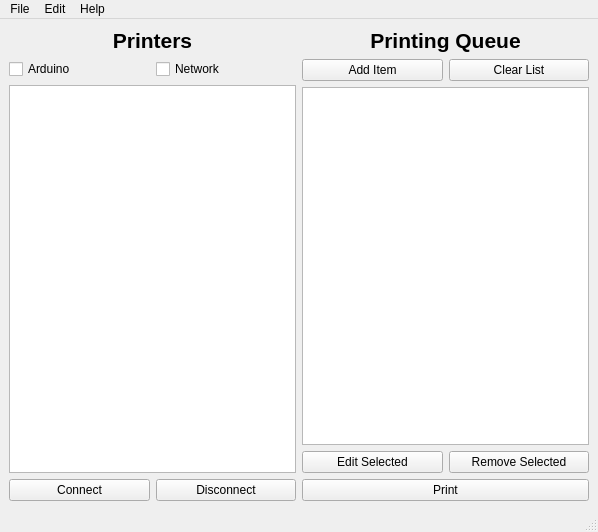
<?xml version="1.0" encoding="UTF-8"?>
<ui version="4.0">
 <class>MainWindow</class>
 <widget class="QMainWindow" name="MainWindow">
  <property name="geometry">
   <rect>
    <x>0</x>
    <y>0</y>
    <width>598</width>
    <height>532</height>
   </rect>
  </property>
  <property name="windowTitle">
   <string>MainWindow</string>
  </property>
  <widget class="QWidget" name="centralwidget">
   <layout class="QHBoxLayout" name="horizontalLayout_2">
    <item>
     <layout class="QHBoxLayout" name="BackLayout">
      <item>
       <layout class="QVBoxLayout" name="vertPrinterLayout">
        <item>
         <widget class="QLabel" name="lbl_Printers">
          <property name="font">
           <font>
            <family>Tahoma</family>
            <pointsize>16</pointsize>
            <weight>75</weight>
            <italic>false</italic>
            <bold>true</bold>
           </font>
          </property>
          <property name="text">
           <string>Printers</string>
          </property>
          <property name="alignment">
           <set>Qt::AlignCenter</set>
          </property>
         </widget>
        </item>
        <item>
         <layout class="QHBoxLayout" name="horizontalLayout_6">
          <item>
           <widget class="QCheckBox" name="checkArduino">
            <property name="text">
             <string>Arduino</string>
            </property>
            <property name="checkable">
             <bool>true</bool>
            </property>
           </widget>
          </item>
          <item>
           <widget class="QCheckBox" name="checkNetwork">
            <property name="text">
             <string>Network</string>
            </property>
            <property name="checkable">
             <bool>true</bool>
            </property>
           </widget>
          </item>
         </layout>
        </item>
        <item>
         <widget class="QListWidget" name="listPrinterList">
          <property name="enabled">
           <bool>true</bool>
          </property>
          <property name="font">
           <font>
            <pointsize>12</pointsize>
           </font>
          </property>
          <property name="dragEnabled">
           <bool>false</bool>
          </property>
          <property name="dragDropMode">
           <enum>QAbstractItemView::NoDragDrop</enum>
          </property>
          <property name="defaultDropAction">
           <enum>Qt::MoveAction</enum>
          </property>
          <property name="selectionRectVisible">
           <bool>false</bool>
          </property>
         </widget>
        </item>
        <item>
         <layout class="QHBoxLayout" name="horizPrinterButtons">
          <item>
           <widget class="QPushButton" name="btn_Connect">
            <property name="text">
             <string>Connect</string>
            </property>
           </widget>
          </item>
          <item>
           <widget class="QPushButton" name="btn_Disconnect">
            <property name="text">
             <string>Disconnect</string>
            </property>
           </widget>
          </item>
         </layout>
        </item>
       </layout>
      </item>
      <item>
       <layout class="QVBoxLayout" name="vertQueueLayout">
        <item>
         <widget class="QLabel" name="lbl_PrintingQueue">
          <property name="font">
           <font>
            <family>Tahoma</family>
            <pointsize>16</pointsize>
            <weight>75</weight>
            <bold>true</bold>
           </font>
          </property>
          <property name="text">
           <string>Printing Queue</string>
          </property>
          <property name="alignment">
           <set>Qt::AlignCenter</set>
          </property>
         </widget>
        </item>
        <item>
         <layout class="QHBoxLayout" name="horizQueueButtons">
          <item>
           <widget class="QPushButton" name="btn_addItem">
            <property name="enabled">
             <bool>true</bool>
            </property>
            <property name="text">
             <string>Add Item</string>
            </property>
           </widget>
          </item>
          <item>
           <widget class="QPushButton" name="btn_clearList">
            <property name="text">
             <string>Clear List</string>
            </property>
           </widget>
          </item>
         </layout>
        </item>
        <item>
         <widget class="QListWidget" name="list_PrintQueue">
          <property name="font">
           <font>
            <pointsize>12</pointsize>
           </font>
          </property>
          <property name="cursor" stdset="0">
           <cursorShape>OpenHandCursor</cursorShape>
          </property>
          <property name="dragEnabled">
           <bool>true</bool>
          </property>
          <property name="dragDropMode">
           <enum>QAbstractItemView::DragDrop</enum>
          </property>
          <property name="defaultDropAction">
           <enum>Qt::MoveAction</enum>
          </property>
         </widget>
        </item>
        <item>
         <layout class="QHBoxLayout" name="horizontalLayout_4">
          <item>
           <widget class="QPushButton" name="btn_Edit">
            <property name="enabled">
             <bool>true</bool>
            </property>
            <property name="autoFillBackground">
             <bool>false</bool>
            </property>
            <property name="text">
             <string>Edit Selected</string>
            </property>
            <property name="flat">
             <bool>false</bool>
            </property>
           </widget>
          </item>
          <item>
           <widget class="QPushButton" name="btn_Remove">
            <property name="text">
             <string>Remove Selected</string>
            </property>
           </widget>
          </item>
         </layout>
        </item>
        <item>
         <widget class="QPushButton" name="btn_Print">
          <property name="text">
           <string>Print</string>
          </property>
         </widget>
        </item>
       </layout>
      </item>
     </layout>
    </item>
   </layout>
  </widget>
  <widget class="QMenuBar" name="menubar">
   <property name="geometry">
    <rect>
     <x>0</x>
     <y>0</y>
     <width>598</width>
     <height>25</height>
    </rect>
   </property>
   <widget class="QMenu" name="menuFile">
    <property name="title">
     <string>File</string>
    </property>
    <addaction name="actionAdd_Item"/>
    <addaction name="actionEdit_Selected_Item"/>
    <addaction name="actionRemove_Selected_Item"/>
    <addaction name="actionClear_List"/>
    <addaction name="separator"/>
    <addaction name="actionConnect"/>
    <addaction name="actionDisconnect_Selected"/>
    <addaction name="separator"/>
    <addaction name="actionPrint"/>
    <addaction name="separator"/>
    <addaction name="actionExit"/>
   </widget>
   <widget class="QMenu" name="menuEdit">
    <property name="title">
     <string>Edit</string>
    </property>
    <addaction name="actionEdit_Item_Properties"/>
    <addaction name="separator"/>
    <addaction name="actionPreferences"/>
    <addaction name="actionConfigure"/>
   </widget>
   <widget class="QMenu" name="menuHelp">
    <property name="title">
     <string>Help</string>
    </property>
    <addaction name="actionDocumentation"/>
    <addaction name="actionAbout"/>
   </widget>
   <addaction name="menuFile"/>
   <addaction name="menuEdit"/>
   <addaction name="menuHelp"/>
  </widget>
  <widget class="QStatusBar" name="statusbar"/>
  <action name="actionAdd_Item">
   <property name="text">
    <string>Add Item</string>
   </property>
  </action>
  <action name="actionRemove_Selected_Item">
   <property name="text">
    <string>Remove Selected Item</string>
   </property>
  </action>
  <action name="actionConnect">
   <property name="text">
    <string>Connect</string>
   </property>
  </action>
  <action name="actionDisconnect_Selected">
   <property name="text">
    <string>Disconnect Selected</string>
   </property>
  </action>
  <action name="actionClear_List">
   <property name="text">
    <string>Clear List</string>
   </property>
  </action>
  <action name="actionPrint">
   <property name="text">
    <string>Print</string>
   </property>
  </action>
  <action name="actionExit">
   <property name="text">
    <string>Exit</string>
   </property>
  </action>
  <action name="actionEdit_Item_Properties">
   <property name="text">
    <string>Edit Item Properties</string>
   </property>
  </action>
  <action name="actionMove_Selected">
   <property name="text">
    <string>Move Selected Up</string>
   </property>
  </action>
  <action name="actionMove_Selected_Down">
   <property name="text">
    <string>Move Selected Down</string>
   </property>
  </action>
  <action name="actionMove_Selected_Up">
   <property name="text">
    <string>Move Selected Up</string>
   </property>
  </action>
  <action name="actionMove_Selected_Down_2">
   <property name="text">
    <string>Move Selected Down</string>
   </property>
  </action>
  <action name="actionPreferences">
   <property name="text">
    <string>Preferences</string>
   </property>
  </action>
  <action name="actionConfigure">
   <property name="text">
    <string>Configure</string>
   </property>
  </action>
  <action name="actionDocumentation">
   <property name="text">
    <string>Documentation</string>
   </property>
  </action>
  <action name="actionAbout">
   <property name="text">
    <string>About</string>
   </property>
  </action>
  <action name="actionEdit_Selected_Item">
   <property name="text">
    <string>Edit Selected Item</string>
   </property>
  </action>
 </widget>
 <resources/>
 <connections/>
</ui>
